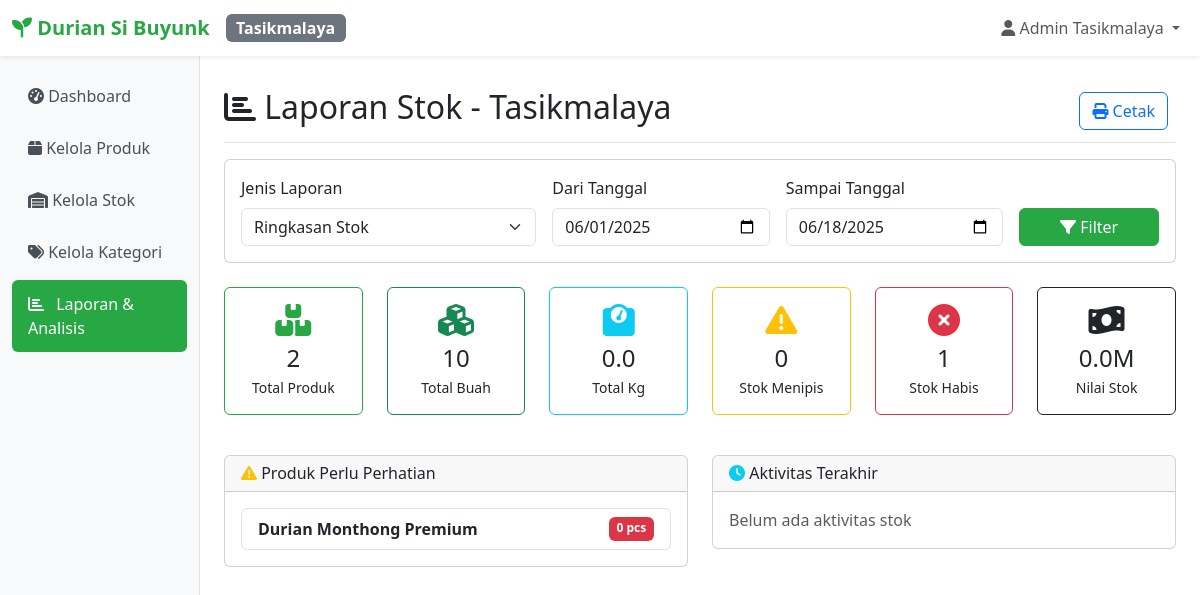
Page /cabang/tasik/laporan/index.php (signed in) on the earlier database version.
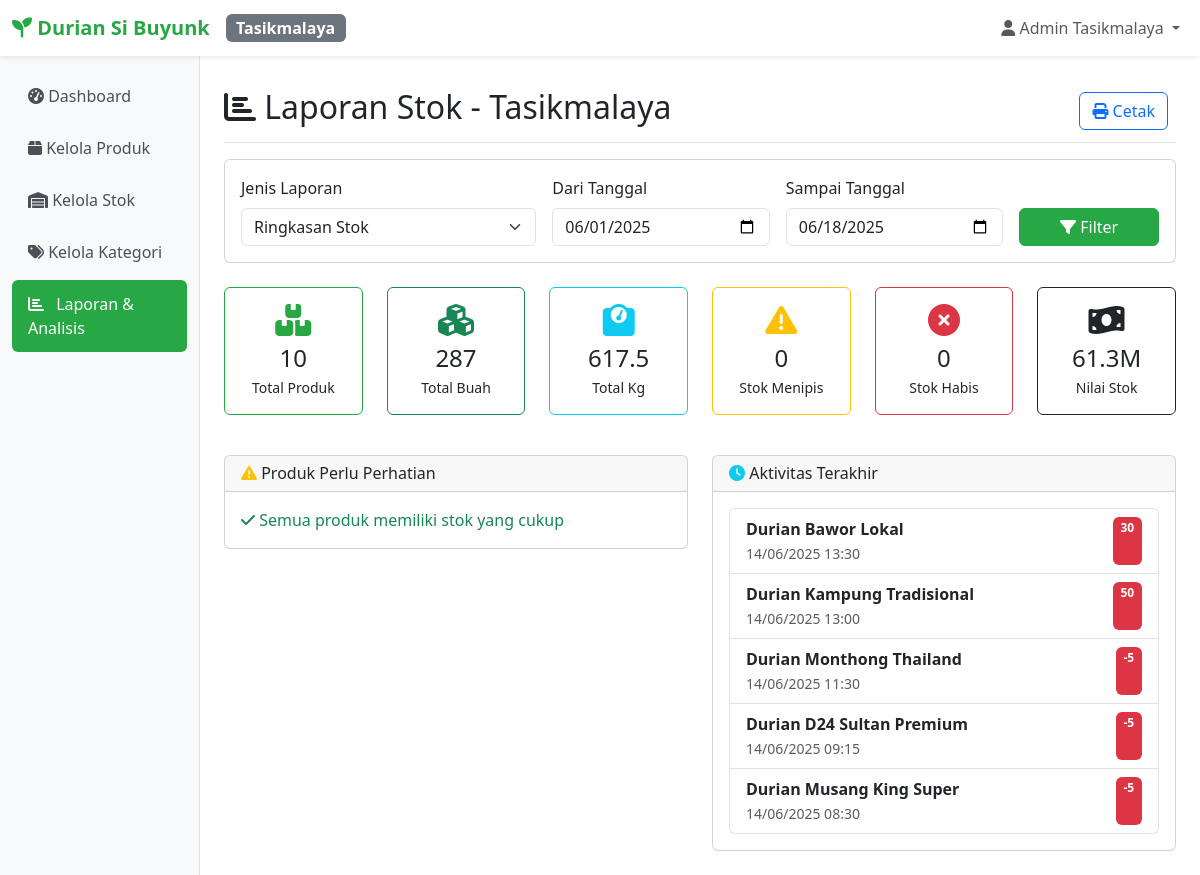
Same page on the later database version.
### tables this page shows
CREATE TABLE `produk` (
  `id` int(11) NOT NULL,
  `nama_produk` varchar(200) NOT NULL,
  `kategori_id` int(11) DEFAULT NULL,
  `jenis_durian_id` int(11) DEFAULT NULL,
  `harga` decimal(12,2) NOT NULL,
  `harga_per_kg` decimal(12,2) DEFAULT 0.00 COMMENT 'Harga per kilogram',
  `stok_tasik` int(11) DEFAULT 0,
  `stok_garut` int(11) DEFAULT 0,
  `total_kg_tasik` decimal(10,3) DEFAULT 0.000 COMMENT 'Total berat stok Tasik dalam kg',
  `total_kg_garut` decimal(10,3) DEFAULT 0.000 COMMENT 'Total berat stok Garut dalam kg',
  `total_pcs_tasik` int(11) DEFAULT 0 COMMENT 'Total pieces Tasik',
  `total_pcs_garut` int(11) DEFAULT 0 COMMENT 'Total pieces Garut',
  `satuan` varchar(20) DEFAULT 'pcs',
  `deskripsi` text DEFAULT NULL,
  `gambar` varchar(255) DEFAULT NULL,
  `status` enum('aktif','nonaktif') DEFAULT 'aktif',
  `created_at` timestamp NOT NULL DEFAULT current_timestamp(),
  `updated_at` timestamp NOT NULL DEFAULT current_timestamp() ON UPDATE current_timestamp()
);

CREATE TABLE `stok_history` (
  `id` int(11) NOT NULL,
  `produk_id` int(11) NOT NULL,
  `cabang_id` int(11) NOT NULL,
  `cabang` enum('tasik','garut') NOT NULL COMMENT 'Branch identifier for weight functions',
  `jenis_transaksi` enum('masuk','keluar','penyesuaian') NOT NULL,
  `jumlah` int(11) NOT NULL,
  `jumlah_sebelum` int(11) DEFAULT 0 COMMENT 'Stock pieces before transaction',
  `jumlah_sesudah` int(11) DEFAULT 0 COMMENT 'Stock pieces after transaction',
  `selisih` int(11) DEFAULT 0 COMMENT 'Difference in pieces',
  `stok_sebelum` int(11) NOT NULL,
  `stok_sesudah` int(11) NOT NULL,
  `total_kg_sebelum` decimal(10,3) DEFAULT 0.000 COMMENT 'Total kg before transaction',
  `total_kg_sesudah` decimal(10,3) DEFAULT 0.000 COMMENT 'Total kg after transaction',
  `bobot_kg` decimal(8,3) DEFAULT 0.000 COMMENT 'Weight involved in this transaction',
  `jumlah_pcs` int(11) DEFAULT 0 COMMENT 'Pieces involved in this transaction',
  `harga_per_kg_saat_itu` decimal(12,2) DEFAULT 0.00 COMMENT 'Price per kg at transaction time',
  `keterangan` text DEFAULT NULL,
  `user_id` int(11) DEFAULT NULL,
  `created_at` timestamp NOT NULL DEFAULT current_timestamp()
);

### includes/report_functions_simple.php (called while the page is built, shortened)
<?php
function generateReportSummary($cabang) {
    try {
        $pdo = getConnection();
        $stok_col = $cabang === 'tasik' ? 'stok_tasik' : 'stok_garut';
        $kg_col = $cabang === 'tasik' ? 'total_kg_tasik' : 'total_kg_garut';
        $stmt = $pdo->query("SELECT COUNT(*) as total FROM produk WHERE status = 'aktif'");
        $total_produk = $stmt->fetch()['total'];
        $stmt = $pdo->query("SELECT SUM($stok_col) as total FROM produk WHERE status = 'aktif'");
        $total_stok_buah = $stmt->fetch()['total'] ?? 0;
        $stmt = $pdo->query("SELECT SUM($kg_col) as total FROM produk WHERE status = 'aktif'");
        $total_stok_kg = $stmt->fetch()['total'] ?? 0;
        $stmt = $pdo->query("SELECT SUM($kg_col * harga_per_kg) as total FROM produk WHERE status = 'aktif'");
        $total_nilai_stok = $stmt->fetch()['total'] ?? 0;
        $stmt = $pdo->query("SELECT COUNT(*) as total FROM produk WHERE status = 'aktif' AND $stok_col > 0 AND $stok_col < 5");
        $produk_menipis = $stmt->fetch()['total'];
        $stmt = $pdo->query("SELECT COUNT(*) as total FROM produk WHERE status = 'aktif' AND $stok_col = 0");
        $produk_habis = $stmt->fetch()['total'];
        return [
            'total_produk' => $total_produk,
            'total_stok' => $total_stok_buah,
            'total_stok_buah' => $total_stok_buah,
            'total_stok_kg' => $total_stok_kg,
            'total_nilai_stok' => $total_nilai_stok,
            'produk_menipis' => $produk_menipis,
            'produk_habis' => $produk_habis
        ];
    } catch (Exception $e) {
        throw new Exception("Error generating report summary: " . $e->getMessage());
    }
}
function getStockMovementHistory($cabang, $date_from = null, $date_to = null, $limit = 50) {
    try {
        $pdo = getConnection();
        $sql = "
            SELECT
                sh.*,
                p.nama_produk,
                k.nama_kategori,
                u.nama_lengkap as user_name
            FROM stok_history sh
            LEFT JOIN produk p ON sh.produk_id = p.id
            LEFT JOIN kategori k ON p.kategori_id = k.id
            LEFT JOIN users u ON sh.user_id = u.id
            WHERE sh.cabang = ?
        ";
        $params = [$cabang];
        if ($date_from) {
            $sql .= " AND DATE(sh.created_at) >= ?";
            $params[] = $date_from;
        }
        if ($date_to) {
            $sql .= " AND DATE(sh.created_at) <= ?";
            $params[] = $date_to;
        }
        $sql .= " ORDER BY sh.created_at DESC LIMIT $limit";
        $stmt = $pdo->prepare($sql);
        $stmt->execute($params);
        return $stmt->fetchAll();
    } catch (Exception $e) {
        throw new Exception("Error getting stock movement history: " . $e->getMessage());
    }
}
function getCurrentStockReport($cabang) {
    try {
        $pdo = getConnection();
        $stok_col = $cabang === 'tasik' ? 'stok_tasik' : 'stok_garut';
        $kg_col = $cabang === 'tasik' ? 'total_kg_tasik' : 'total_kg_garut';
        $sql = "
            SELECT
                p.id,
                p.nama_produk,
                k.nama_kategori,
                p.$stok_col as stok_pcs,
                p.$kg_col as stok_kg,
                p.harga_per_kg,
                p.satuan,
                CASE
                    WHEN p.$stok_col = 0 THEN 'Habis'
                    WHEN p.$stok_col < 5 THEN 'Menipis'
                    ELSE 'Tersedia'
                END as status_stok
            FROM produk p
            LEFT JOIN kategori k ON p.kategori_id = k.id
            WHERE p.status = 'aktif'
            ORDER BY p.$stok_col ASC, p.nama_produk
        ";
        $stmt = $pdo->query($sql);
        return $stmt->fetchAll();
    } catch (Exception $e) {
        throw new Exception("Error getting current stock report: " . $e->getMessage());
    }
}

### cabang/tasik/laporan/index.php (the view, shortened to what the changed rows need)
<?php
require_once __DIR__ . '/../../../includes/report_functions_simple.php';
$date_from = $_GET['date_from'] ?? date('Y-m-01');
$date_to = $_GET['date_to'] ?? date('Y-m-d');
$report_type = $_GET['report_type'] ?? 'summary';
try {
    $summary = generateReportSummary('tasik');
    $current_stock = getCurrentStockReport('tasik');
    $stock_movements = getStockMovementHistory('tasik', $date_from, $date_to, 20);
} catch (Exception $e) {
    $error_message = "Error loading report: " . $e->getMessage();
}
include __DIR__ . '/../../../includes/header.php';
?>
<div class="d-flex justify-content-between flex-wrap flex-md-nowrap align-items-center pt-3 pb-2 mb-3 border-bottom">
    <h1 class="h2"><i class="fas fa-chart-bar"></i> Laporan Stok - Tasikmalaya</h1>
</div>
<div class="printable-content">
<?php if (isset($summary)): ?>
    <div class="row mb-4 summary-cards">
        <div class="col-lg-2 col-md-4 mb-3">
            <div class="card border-primary">
                <div class="card-body text-center">
                    <i class="fas fa-boxes fa-2x text-primary mb-2"></i>
                    <h4 class="mb-1"><?= number_format($summary['total_produk']) ?></h4>
                    <p class="mb-0 small">Total Produk</p>
                </div>
            </div>
        </div>
        <div class="col-lg-2 col-md-4 mb-3">
            <div class="card border-success">
                <div class="card-body text-center">
                    <i class="fas fa-cubes fa-2x text-success mb-2"></i>
                    <h4 class="mb-1"><?= number_format($summary['total_stok_buah']) ?></h4>
                    <p class="mb-0 small">Total Buah</p>
                </div>
            </div>
        </div>
        <div class="col-lg-2 col-md-4 mb-3">
            <div class="card border-info">
                <div class="card-body text-center">
                    <i class="fas fa-weight fa-2x text-info mb-2"></i>
                    <h4 class="mb-1"><?= number_format($summary['total_stok_kg'], 1) ?></h4>
                    <p class="mb-0 small">Total Kg</p>
                </div>
            </div>
        </div>
        <div class="col-lg-2 col-md-4 mb-3">
            <div class="card border-warning">
                <div class="card-body text-center">
                    <i class="fas fa-exclamation-triangle fa-2x text-warning mb-2"></i>
                    <h4 class="mb-1"><?= number_format($summary['produk_menipis']) ?></h4>
                    <p class="mb-0 small">Stok Menipis</p>
                </div>
            </div>
        </div>
        <div class="col-lg-2 col-md-4 mb-3">
            <div class="card border-danger">
                <div class="card-body text-center">
                    <i class="fas fa-times-circle fa-2x text-danger mb-2"></i>
                    <h4 class="mb-1"><?= number_format($summary['produk_habis']) ?></h4>
                    <p class="mb-0 small">Stok Habis</p>
                </div>
            </div>
        </div>
        <div class="col-lg-2 col-md-4 mb-3">
            <div class="card border-dark">
                <div class="card-body text-center">
                    <i class="fas fa-money-bill-wave fa-2x text-dark mb-2"></i>
                    <h4 class="mb-1"><?= number_format($summary['total_nilai_stok']/1000000, 1) ?>M</h4>
                    <p class="mb-0 small">Nilai Stok</p>
                </div>
            </div>
        </div>
    </div>
<?php endif; ?>
<?php if ($report_type === 'movement'): ?>
    <div class="card">
        <div class="card-header">
            <h5 class="mb-0"><i class="fas fa-exchange-alt"></i> Pergerakan Stok (<?= date('d/m/Y', strtotime($date_from)) ?> - <?= date('d/m/Y', strtotime($date_to)) ?>)</h5>
        </div>
        <div class="card-body">
            <?php if (empty($stock_movements)): ?>
                <p class="text-muted text-center py-4">Tidak ada pergerakan stok dalam periode ini.</p>
            <?php else: ?>
                <div class="table-responsive">
                    <table class="table table-striped">
                        <thead>
                            <tr>
                                <th>Tanggal</th>
                                <th>Produk</th>
                                <th>Jenis</th>
                                <th>Sebelum</th>
                                <th>Sesudah</th>
                                <th>Selisih</th>
                                <th>Keterangan</th>
                            </tr>
                        </thead>
                        <tbody>
                            <?php foreach ($stock_movements as $movement): ?>
                                <tr>
                                    <td><?= date('d/m/Y H:i', strtotime($movement['created_at'])) ?></td>
                                    <td>
                                        <strong><?= htmlspecialchars($movement['nama_produk']) ?></strong>
                                        <?php if ($movement['nama_kategori']): ?>
                                            <br><small class="text-muted"><?= htmlspecialchars($movement['nama_kategori']) ?></small>
                                        <?php endif; ?>
                                    </td>
                                    <td>
                                        <?php if ($movement['jenis_pergerakan'] === 'masuk'): ?>
                                            <span class="badge bg-success">Masuk</span>
                                        <?php elseif ($movement['jenis_pergerakan'] === 'keluar'): ?>
                                            <span class="badge bg-danger">Keluar</span>
                                        <?php else: ?>
                                            <span class="badge bg-info"><?= ucfirst($movement['jenis_pergerakan']) ?></span>
                                        <?php endif; ?>
                                    </td>
                                    <td><?= $movement['jumlah_sebelum'] ?></td>
                                    <td><?= $movement['jumlah_sesudah'] ?></td>
                                    <td>
                                        <span class="<?= $movement['selisih'] > 0 ? 'text-success' : 'text-danger' ?>">
                                            <?= $movement['selisih'] > 0 ? '+' : '' ?><?= $movement['selisih'] ?>
                                        </span>
                                    </td>
                                    <td><?= htmlspecialchars($movement['keterangan']) ?></td>
                                </tr>
                            <?php endforeach; ?>
                        </tbody>
                    </table>
                </div>
            <?php endif; ?>
        </div>
    </div>
<?php else: ?>
    <div class="row">
        <div class="col-md-6 mb-4">
            <div class="card">
                <div class="card-body">
                    <?php
                    $low_stock = array_filter($current_stock, function($item) {
                        return $item['status_stok'] === 'Habis' || $item['status_stok'] === 'Menipis';
                    });
                    ?>
                    <?php if (empty($low_stock)): ?>
                        <p class="text-success mb-0"><i class="fas fa-check"></i> Semua produk memiliki stok yang cukup</p>
                    <?php else: ?>
                        <div class="list-group">
                            <?php foreach (array_slice($low_stock, 0, 5) as $item): ?>
                                <div class="list-group-item">
                                    <div class="d-flex justify-content-between">
                                        <strong><?= htmlspecialchars($item['nama_produk']) ?></strong>
                                        <span class="badge bg-<?= $item['status_stok'] === 'Habis' ? 'danger' : 'warning' ?>">
                                            <?= $item['stok_pcs'] ?> pcs
                                        </span>
                                    </div>
                                </div>
                            <?php endforeach; ?>
                        </div>
                    <?php endif; ?>
                </div>
            </div>
        </div>
        <div class="col-md-6 mb-4">
            <div class="card">
                <div class="card-body">
                    <?php if (empty($stock_movements)): ?>
                        <p class="text-muted mb-0">Belum ada aktivitas stok</p>
                    <?php else: ?>
                        <div class="list-group">
                            <?php foreach (array_slice($stock_movements, 0, 5) as $movement): ?>
                                <div class="list-group-item">
                                    <div class="d-flex justify-content-between">
                                        <div>
                                            <strong><?= htmlspecialchars($movement['nama_produk']) ?></strong>
                                            <br><small class="text-muted"><?= date('d/m/Y H:i', strtotime($movement['created_at'])) ?></small>
                                        </div>
                                        <span class="badge bg-<?= $movement['jenis_pergerakan'] === 'masuk' ? 'success' : 'danger' ?>">
                                            <?= $movement['jenis_pergerakan'] === 'masuk' ? '+' : '' ?><?= $movement['selisih'] ?>
                                        </span>
                                    </div>
                                </div>
                            <?php endforeach; ?>
                        </div>
                    <?php endif; ?>
                </div>
            </div>
        </div>
    </div>
<?php endif; ?>
</div>
</body>
</html>

Differences in the rows shown:
no longer on this page (row edited): produk: nama_produk "Durian Monthong Premium", stok_tasik "0"
added stok_history: produk.nama_produk "Durian Bawor Lokal", created_at "14/06/2025 13:30", selisih "30"
added stok_history: produk.nama_produk "Durian Kampung Tradisional", created_at "14/06/2025 13:00", selisih "50"
added stok_history: produk.nama_produk "Durian Monthong Thailand", created_at "14/06/2025 11:30", selisih "-5"
added stok_history: produk.nama_produk "Durian D24 Sultan Premium", created_at "14/06/2025 09:15", selisih "-5"
added stok_history: produk.nama_produk "Durian Musang King Super", created_at "14/06/2025 08:30", selisih "-5"
Other differences:
$summary['total_produk']: "2" → "10"
$summary['total_stok_buah']: "10" → "287"
$summary['total_stok_kg']: "0.0" → "617.5"
$summary['produk_habis']: "1" → "0"
$summary['total_nilai_stok']/1000000: "0.0" → "61.3"
text no longer shown: "Belum ada aktivitas stok"
text now shown: "Semua produk memiliki stok yang cukup"
